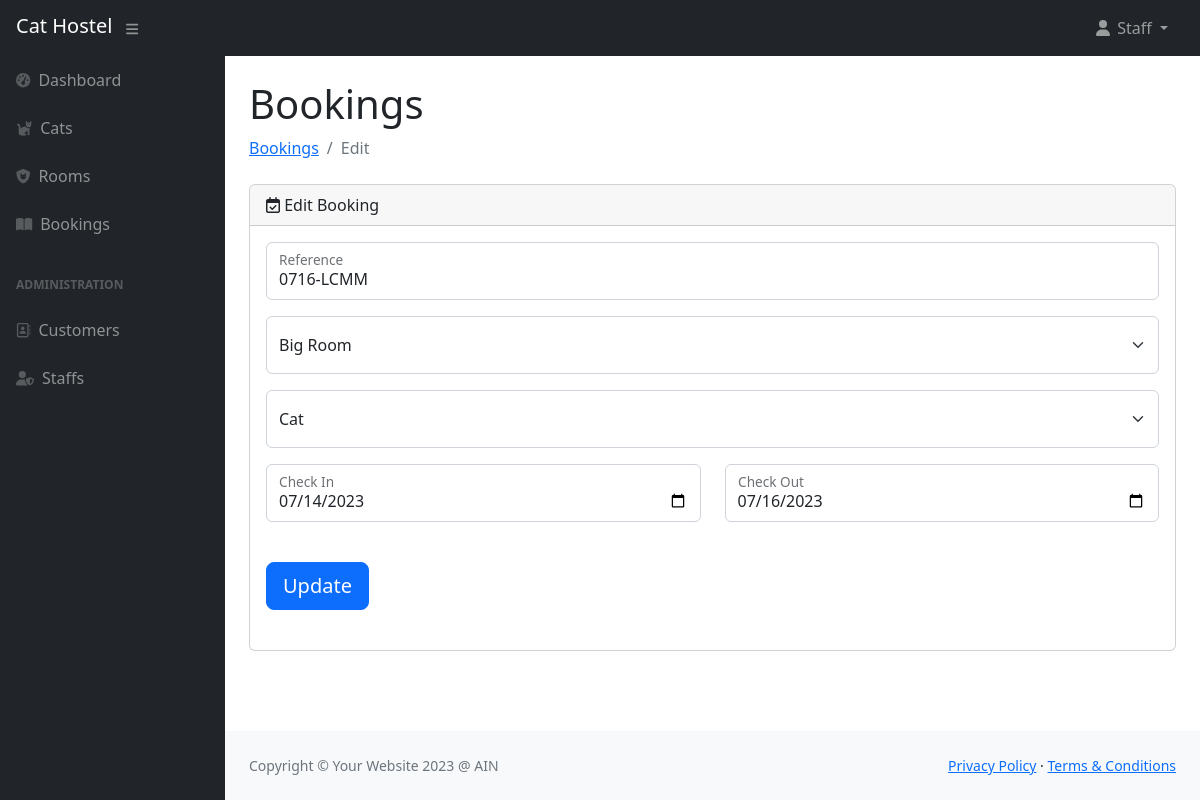
The app's page /bookings_edit.php?booking_id=4 (signed in) with its own data.
### tables this page shows
CREATE TABLE `Booking` (
  `booking_id` int NOT NULL,
  `room_id` int NOT NULL,
  `cat_id` int NOT NULL,
  `booking_reference` varchar(10) NOT NULL,
  `check_in` date NOT NULL,
  `check_out` date NOT NULL
);

CREATE TABLE `Room` (
  `room_id` int NOT NULL,
  `room_name` varchar(50) NOT NULL,
  `room_description` varchar(255) DEFAULT NULL
);

CREATE TABLE `Cat` (
  `cat_id` int NOT NULL,
  `user_id` int NOT NULL,
  `cat_name` varchar(50) NOT NULL,
  `cat_gender` varchar(10) NOT NULL,
  `cat_color` varchar(15) NOT NULL,
  `cat_weight` int NOT NULL
);

### bookings_edit.php (the view, shortened to what this page needs)
<?php
include 'layout/user/header_user.php';
$sqlRoom = "SELECT * FROM room";
$resultRoom = mysqli_query($conn, $sqlRoom);
if ($_SESSION["user_role"] == "Staff") {
  $sqlCat = "SELECT * FROM cat";
} else {
  $sqlCat = "SELECT * FROM cat WHERE user_id='{$_SESSION["user_id"]}'";
}
$resultCat = mysqli_query($conn, $sqlCat);
if (isset($_GET['booking_id'])) {
  $booking_id = $_GET['booking_id'];
  $sql = "SELECT * FROM booking WHERE booking_id='{$booking_id}'";
  $result = mysqli_query($conn, $sql);
  $row  = mysqli_fetch_array($result);
}
?>
<div id="layoutSidenav_content">
  <main>
    <div class="container-fluid px-4">
      <h1 class="mt-4">Bookings</h1>
      <ol class="breadcrumb mb-4">
        <li class="breadcrumb-item"><a href="/bookings.php">Bookings</a></li>
        <li class="breadcrumb-item active">Edit</li>
      </ol>
      <div class="card mb-4">
        <div class="card-header">
          <i class="fa-regular fa-calendar-check"></i>
          Edit Booking
        </div>
        <div class="card-body">
          <form action="bookings_edit.php" method="POST">
            <div class="row">
              <div class="col">
                <div class="form-floating mb-3">
                  <input class="form-control" id="booking_reference" name="booking_reference" type="text" placeholder="Reference" value="<?php echo $row["booking_reference"] ?>" readonly />
                  <label for="booking_reference">Reference</label>
                </div>
              </div>
            </div>
            <div class="row">
              <div class="col">
                <div class="form-floating mb-3">
                  <select class="form-select form-floating mb-3 py-3" name="room_id" aria-label="Select Room">
                    <?php
                    while ($rowRoom  = mysqli_fetch_array($resultRoom)) {
                    ?>
                      <option value="<?php echo $rowRoom["room_id"] ?>" <?php if ($row["room_id"] == $rowRoom["room_id"]) echo "selected"; ?>>
                        <?php echo $rowRoom["room_name"] ?>
                      </option>
                    <?php
                    }
                    ?>
                  </select>
                </div>
              </div>
            </div>
            <div class="row">
              <div class="col">
                <div class="form-floating mb-3">
                  <select class="form-select form-floating mb-3 py-3" name="cat_id" aria-label="Select Cat">
                    <?php
                    while ($rowCat  = mysqli_fetch_array($resultCat)) {
                    ?>
                      <option value="<?php echo $rowCat["cat_id"] ?>" <?php if ($row["cat_id"] == $rowCat["cat_id"]) echo "selected"; ?>>
                        <?php echo $rowCat["cat_name"] ?>
                      </option>
                    <?php
                    }
                    ?>
                  </select>
                </div>
              </div>
            </div>
            <div class="row">
              <div class="col">
                <div class="form-floating mb-3">
                  <input class="form-control" id="check_in" name="check_in" type="date" placeholder="Check In" value="<?php echo $row["check_in"] ?>" />
                  <label for="check_in">Check In</label>
                </div>
              </div>
              <div class="col">
                <div class="form-floating mb-3">
                  <input class="form-control" id="check_out" name="check_out" type="date" placeholder="Check Out" value="<?php echo $row["check_out"] ?>" />
                  <label for="check_out">Check Out</label>
                </div>
              </div>
            </div>
            <div class="d-flex align-items-center justify-content-start mt-4 mb-4">
              <button class="btn btn-primary btn-lg" type="submit" name="update-button">Update</button>
            </div>
          </form>
        </div>
      </div>
    </div>
  </main>
  <?php
  include 'layout/user/footer_user.php';
  ?>

### records on screen
booking: booking_reference "0716-LCMM", room_id "Big Room", cat_id "Cat", check_in "07/14/2023", check_out "07/16/2023"

### other values on screen
$_SESSION["user_name"] "Staff"
